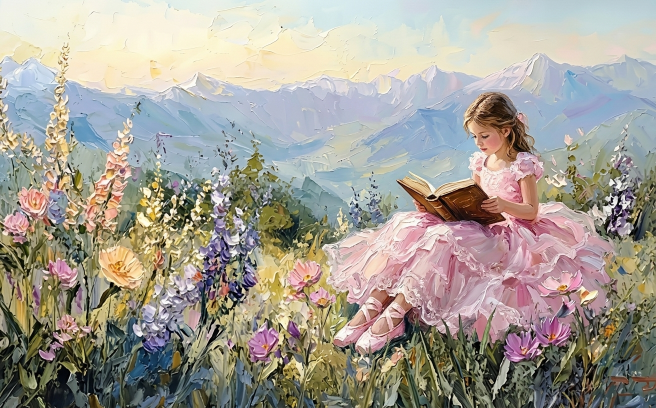
#> input picture src/break_reminder/assets/fallback_1.png, 1312 x 816 px (shown at 1/2 size)
$ python -i theme.py   (imports and definitions only)
#> lines starting #> are read from the running program, lines starting #| are printed output that depends on the picture
#> further down, picture is the input picture: PIL image 1312x816 RGBA; mean R, G, B, A 164.1, 158.9, 149.4, 255
"""The look of the window: a cream card on a painted pastel background."""

import random
import tkinter as tk

from PIL import (
    Image,
    ImageChops,
    ImageDraw,
    ImageEnhance,
    ImageFilter,
    ImageOps,
    ImageTk,
)

# The window is a square of this size, and only grows taller when the content
# (a picture) doesn't fit
WINDOW_SIZE = 760
MARGIN = 44  # Painted border visible around the card

CREAM_RGB = (253, 248, 241)
INK_RGB = (91, 70, 80)
GOLD_RGB = (194, 160, 96)

CREAM = "#fdf8f1"
BLUSH = "#f4d3d9"
BLUSH_DARK = "#eab9c4"
POWDER = "#d6e4ee"
POWDER_DARK = "#bdd2e2"
GOLD = "#c2a060"
INK = "#5b4650"
ROSE = "#a0405c"

SCRIPT_FONT = ("Z003", 21)
BODY_FONT = ("P052", 13)
SMALL_FONT = ("P052", 11, "italic")
COUNTDOWN_FONT = ("P052", 15, "italic")
ENTRY_FONT = ("P052", 16)

LABEL_STYLE = {"bg": CREAM, "fg": INK}


# [158 lines left out: functions button_style, draw_sparkle, draw_butterfly, paint_background, build_card, not called in this run]


# Pictures from the internet (xkcd, DuckDuckGo) are restyled to match the card.
# Colour photos get a soft pastel veil; black-and-white comics are recoloured
# into the card's ink and cream. Pillow only, so no extra dependencies.
PHOTO_VEIL = 0.22
PHOTO_MARGIN = 10


def is_near_greyscale(image):
    # xkcd comics are black-and-white line art; photos have real colour
    saturation = ImageEnhance.Color(image.convert("RGB")).enhance(0)
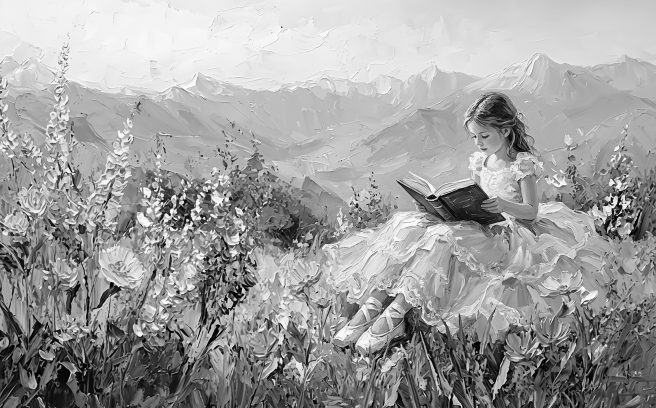
#> saturation: PIL image 1312x816 RGB (shown at 1/2 size); min 0, max 255, mean 159.3
    difference = ImageChops.difference(image.convert("RGB"), saturation)
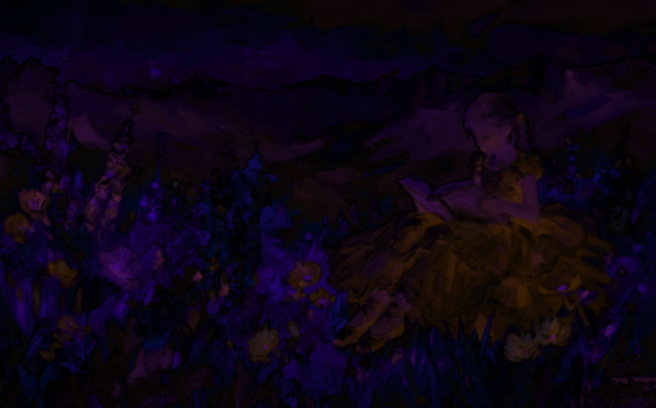
#> difference: PIL image 1312x816 RGB (shown at 1/2 size); mean R, G, B 13.1, 4.7, 20.1
    return max(difference.getextrema()[c][1] for c in range(3)) < 24


def style_picture(image):
    """Return the picture restyled to suit the card, with a gold border."""
    if is_near_greyscale(image):
        grey = ImageOps.grayscale(image)
        styled = ImageOps.colorize(
            grey,
            black=INK_RGB,
            white=CREAM_RGB,
            mid=(204, 178, 186),
        )
    else:
        styled = ImageEnhance.Color(image.convert("RGB")).enhance(0.85)
        styled = ImageEnhance.Contrast(styled).enhance(0.9)
        veil = Image.new("RGB", styled.size, CREAM_RGB)
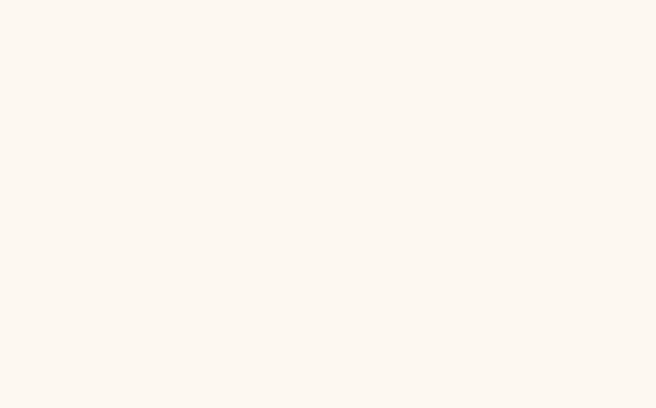
#> veil: PIL image 1312x816 RGB (shown at 1/2 size); mean R, G, B 253, 248, 241
        styled = Image.blend(styled, veil, PHOTO_VEIL)
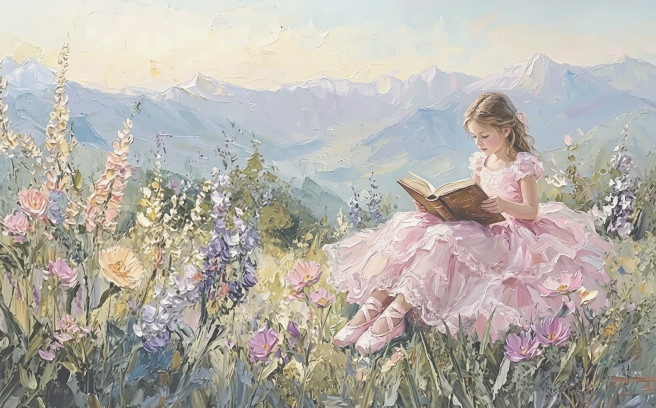
#> styled: PIL image 1312x816 RGB (shown at 1/2 size); mean R, G, B 181.6, 177.3, 170.2

    pad = PHOTO_MARGIN
    framed = Image.new(
        "RGB",
        (styled.width + 2 * pad, styled.height + 2 * pad),
        CREAM_RGB,
    )
    framed.paste(styled, (pad, pad))
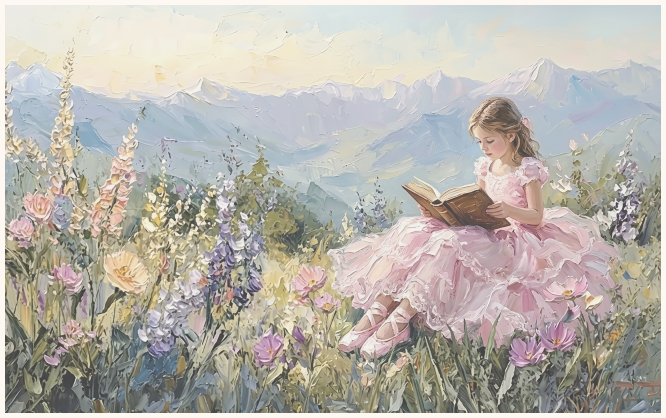
#> framed: PIL image 1332x836 RGB (shown at 1/2 size); mean R, G, B 184.3, 180.1, 172.9
    draw = ImageDraw.Draw(framed)
    draw.rectangle(
        (0, 0, framed.width - 1, framed.height - 1),
        outline=GOLD_RGB,
        width=2,
    )
    return framed

>>> from PIL import Image
>>> picture = Image.open('assets/fallback_1.png')
>>> result = style_picture(picture)

$ run again, on src/break_reminder/assets/fallback_2.png
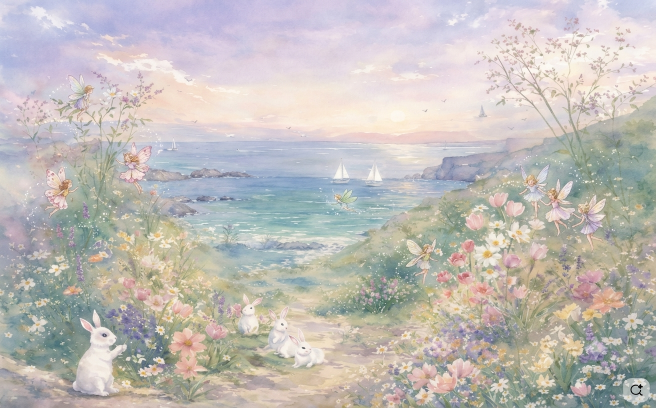
#> input picture src/break_reminder/assets/fallback_2.png, 1312 x 816 px (shown at 1/2 size)
#> picture is the input picture: PIL image 1312x816 RGBA; mean R, G, B, A 193, 188.7, 185.2, 255
#> in is_near_greyscale, `difference = ImageChops.difference(image.convert("RGB"), saturation)`:
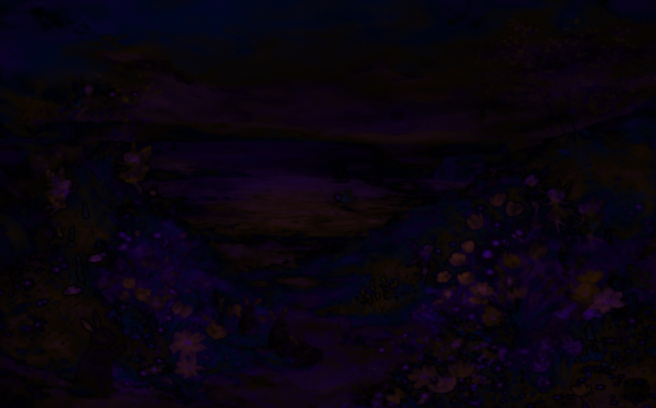
#> difference: PIL image 1312x816 RGB (shown at 1/2 size); mean R, G, B 8.8, 3.7, 13.9
#> in style_picture, `framed.paste(styled, (pad, pad))`:
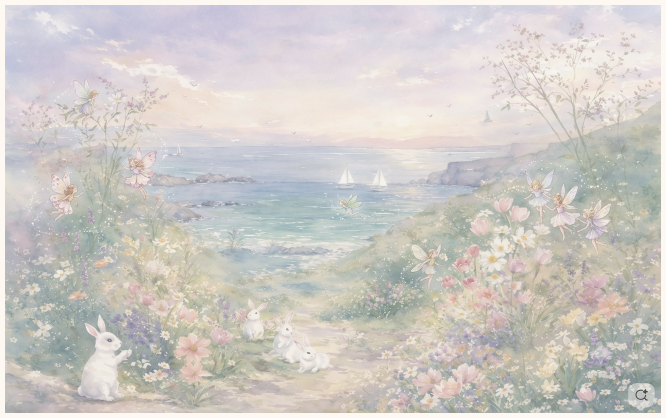
#> framed: PIL image 1332x836 RGB (shown at 1/2 size); mean R, G, B 206.2, 202.5, 198.7

$ run again, on src/break_reminder/assets/fallback_4.png
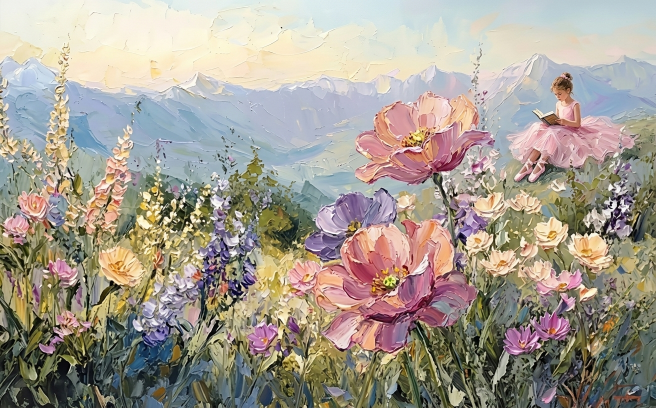
#> input picture src/break_reminder/assets/fallback_4.png, 1312 x 816 px (shown at 1/2 size)
#> picture is the input picture: PIL image 1312x816 RGBA; mean R, G, B, A 164.7, 156.6, 145.4, 255
#> in is_near_greyscale, `difference = ImageChops.difference(image.convert("RGB"), saturation)`:
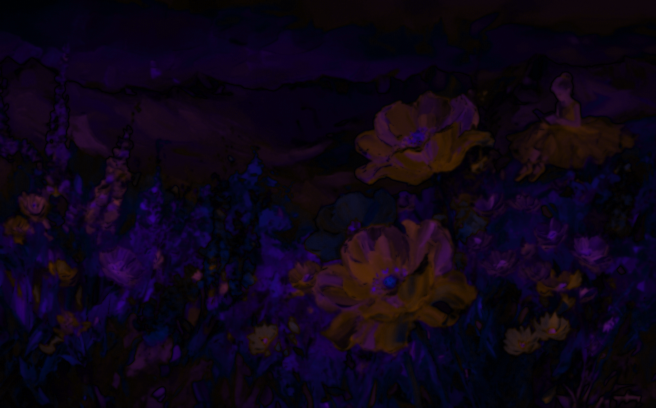
#> difference: PIL image 1312x816 RGB (shown at 1/2 size); mean R, G, B 13.4, 4.9, 21.1
#> in style_picture, `framed.paste(styled, (pad, pad))`:
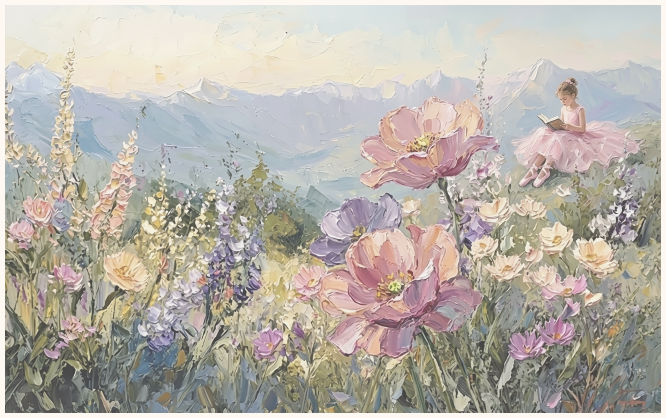
#> framed: PIL image 1332x836 RGB (shown at 1/2 size); mean R, G, B 184.4, 178.5, 170.3
